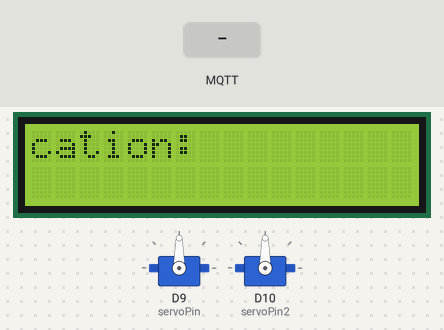
Simulated run of this sketch. Board: Arduino MKR. Parts: 16×2 character LCD, 2 × servo. Inputs (shaded band) come from the test bench. WiFi joins after 1.5 s; servers stay silent unless stated; no MQTT or app messages arrive unless stated; what the sketch prints to the serial monitor is not drawn.

Above: at 2.7 s.
2.8 s: MQTT message "0" arrives on the first subscribed topic
At 2.97 s:
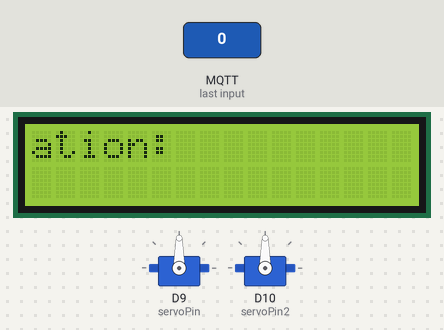
5.2 s: MQTT message "5" arrives on the first subscribed topic
At 5.2 s:
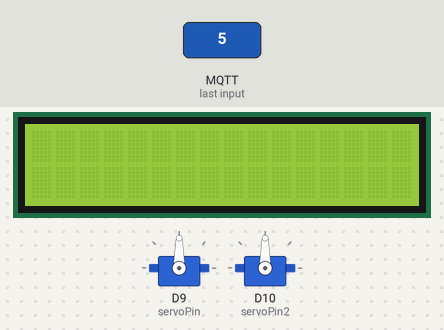
7.8 s: MQTT message "0" arrives on the second subscribed topic
15.9 s: MQTT message "90" arrives on the first subscribed topic
At 34.1 s:
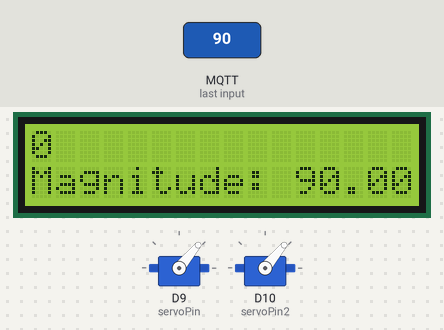
39.8 s: MQTT message "200" arrives on the first subscribed topic
44.8 s: MQTT message "1" arrives on the first subscribed topic
At 56.68 s:
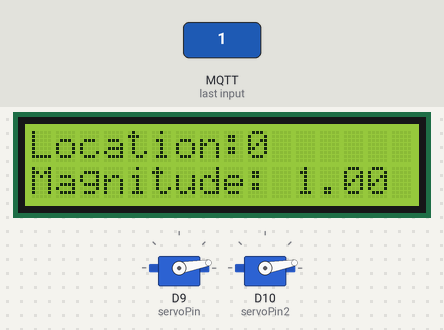
Timing chart, 0 to 58.2 s (numbered marks = the images above; inputs shaded):
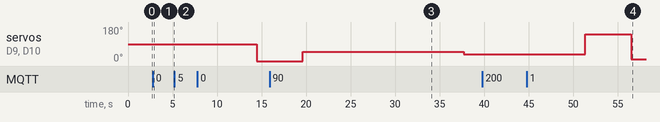

The sketch:

EarthMotion_Test01.ino
```cpp
#include <WiFiNINA.h>
#include <Wire.h>
#include <PubSubClient.h>
#include <LiquidCrystal.h>
#include <Servo.h>

// Replace with your network credentials
const char* ssid = "CE-Hub-Student";
const char* password = "casa-ce-gagarin-public-service";

// MQTT Broker details
const char* mqtt_server = "mqtt.cetools.org";
const int mqtt_port = 1883;  // Use port 1883 for standard MQTT protocol

WiFiClient wifiClient;
PubSubClient client(wifiClient);

LiquidCrystal lcd(7, 8, 5, 4, 3, 2);

char locationMessage[64];  // Assuming maximum length for location
char magnitudeMessage[16];  // Assuming maximum length for magnitude and LCD can display 16 characters

Servo myServo1;
const int servoPin = 9;  // Pin to which you connect the servo

Servo myServo2;
const int servoPin2 = 10;  // Pin to which you connect the second servo

void setup() {
  Serial.begin(9600);

  // Connect to WiFi
  setup_wifi();

  // Setup MQTT callbacks and connect
  client.setServer(mqtt_server, mqtt_port);
  client.setCallback(callback);

  lcd.begin(16, 2);

  myServo1.attach(servoPin);
  myServo2.attach(servoPin2);  // Add this line to assign a pin for the second servo
}

void setup_wifi() {
  Serial.print("Connecting to ");
  Serial.println(ssid);

  WiFi.begin(ssid, password);

  while (WiFi.status() != WL_CONNECTED) {
    delay(500);
    Serial.print(".");
  }

  Serial.println("");
  Serial.println("WiFi connected");
}

void callback(char* topic, byte* message, unsigned int length) {
  Serial.print("Message arrived on topic: ");
  Serial.print(topic);
  Serial.print(". Message: ");

  String messageTemp;

  for (int i = 0; i < length; i++) {
    messageTemp += (char)message[i];
  }

  Serial.println(messageTemp);

  // Update LCD display
  if (strcmp(topic, "student/CASA0019/G4/location") == 0) {
    strncpy(locationMessage, messageTemp.c_str(), sizeof(locationMessage));
  } else if (strcmp(topic, "student/CASA0019/G4/magnitude") == 0) {
    // Use toFloat() to convert the string to a floating-point number
    float magnitudeValue = messageTemp.toFloat();

    // Use dtostrf() to convert the floating-point number to a string, keeping 2 decimal places
    dtostrf(magnitudeValue, 3, 2, magnitudeMessage);

    // Truncate the string to fit the LCD
    magnitudeMessage[15] = '\0';  // Assuming the LCD can display only 16 characters
  }

  lcd.clear();
  lcd.setCursor(0, 0);
  lcd.print(locationMessage);

  lcd.setCursor(0, 1);
  lcd.print("Magnitude: ");
  lcd.print(magnitudeMessage);

  // Delay for a period of time
  delay(5000);

  if (strcmp(topic, "student/CASA0019/G4/magnitude") == 0) {
    // Use toFloat() to convert the string to a floating-point number
    float magnitudeValue = messageTemp.toFloat();

    // Control servo angle based on your requirements, adjust the mapping relationship accordingly
    int servoAngle = map(magnitudeValue, 0, 9.0, 0, 90);
    myServo1.write(servoAngle);
    myServo2.write(servoAngle);
  }
}

void reconnect() {
  while (!client.connected()) {
    Serial.print("Attempting MQTT connection...");
    if (client.connect("arduinoClient")) {
      Serial.println("connected");

      client.subscribe("student/CASA0019/G4/magnitude");
      client.subscribe("student/CASA0019/G4/location");
    } else {
      Serial.print("failed, rc=");
      Serial.print(client.state());
      Serial.println(" try again in 5 seconds");
      delay(5000);
    }
  }
}

void loop() {
  if (!client.connected()) {
    reconnect();
  }
  client.loop();

  // Scroll and display location from left to right
  scrollText(("Location:" + String(locationMessage)).c_str(), 0, 0, true);

  lcd.setCursor(0, 1);
  lcd.print("Magnitude: " + String(magnitudeMessage));

  // Scroll and display location from right to left
  scrollText(("Location:" + String(locationMessage)).c_str(), 0, 0, false);

  // Delay for a period of time
  delay(200);

  if (!client.connected()) {
    reconnect();
  }
  client.loop();

  // Delay for a period of time
  delay(200);
}

void scrollText(const char* text, int x, int y, bool leftToRight) {
  int textLength = strlen(text);

  if (leftToRight) {
    for (int i = 0; i <= textLength; i++) {
      lcd.setCursor(x, y);
      lcd.print(text + i);

      // Delay for a period of time to control the scrolling speed
      delay(300);

      // Clear the current position
      lcd.setCursor(x, y);
      for (int j = 0; j < strlen(text + i); j++) {
        lcd.print(" ");
      }

      // Delay for a period of time to maintain the current position display
      delay(100);
    }
  } else {
    for (int i = textLength - 1; i >= 0; i--) {
      lcd.setCursor(x, y);
      lcd.print(text + i);

      // Delay for a period of time to control the scrolling speed
      delay(300);

      // Clear the current position
      lcd.setCursor(x, y);
      for (int j = 0; j < strlen(text + i); j++) {
        lcd.print(" ");
      }

      // Delay for a period of time to maintain the current position display
      delay(100);
    }
  }
}
```

Measured:
- what the display in image 3 shows lasts 5.0 s, from 32.7 s to 37.7 s
